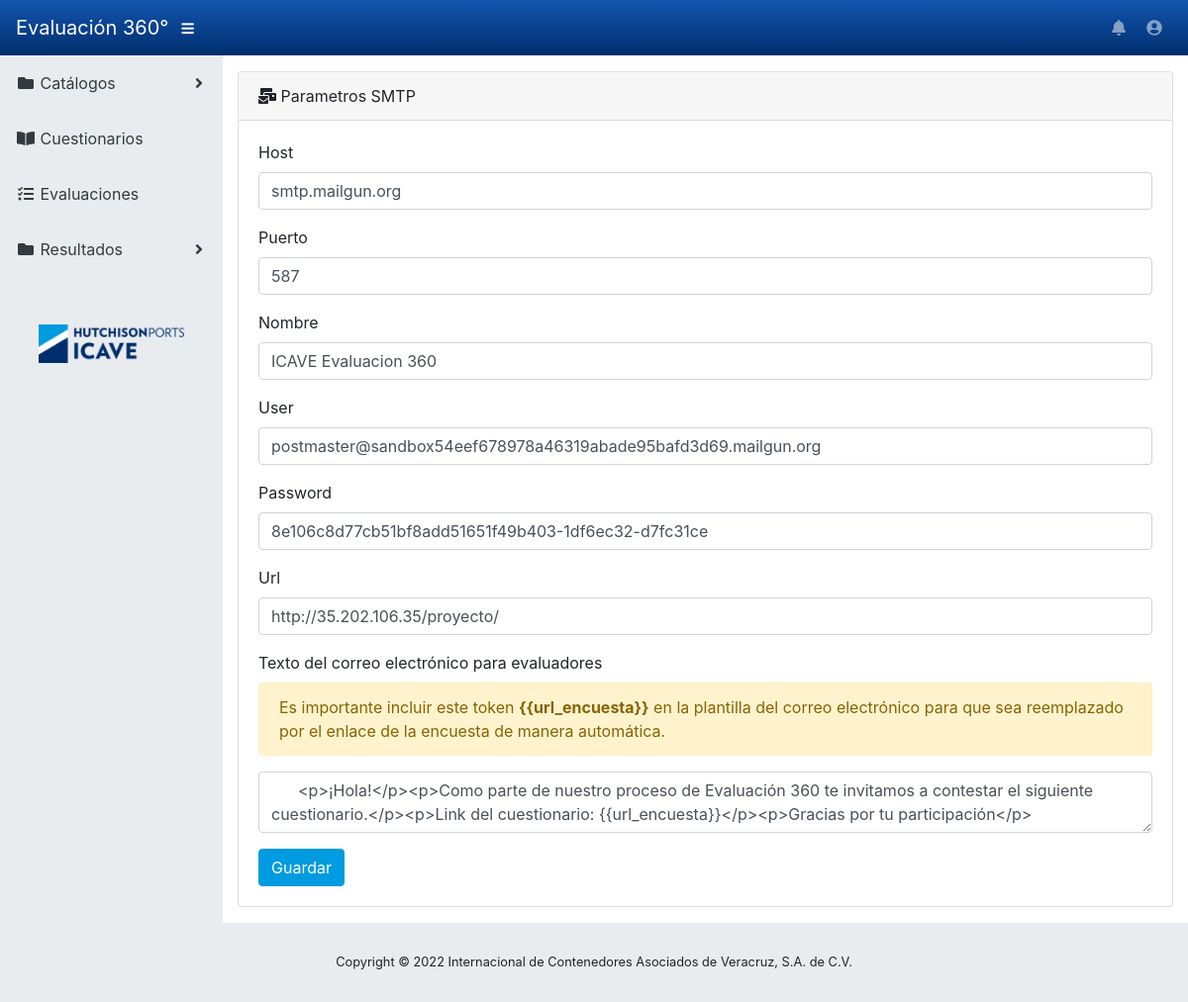
/app/admin/configuracion/email/mailConfig.php, run on the app's committed database.
### tables this page shows
CREATE TABLE `email_conf` (
  `id` int(11) NOT NULL,
  `host` varchar(100) NOT NULL,
  `port` int(5) NOT NULL,
  `username` varchar(100) NOT NULL,
  `password` varchar(100) NOT NULL,
  `email_name` varchar(100) NOT NULL,
  `content` mediumtext NOT NULL,
  `url` varchar(255) NOT NULL
);

### app/admin/configuracion/email/mailConfig.php (the view, shortened to what this page needs)
<?php
require_once '../../../../config/global.php';
require_once '../../../../config/db.php';
$sql = "SELECT host, port, username, password, email_name, content,url FROM email_conf where id = 1";
$result = $conexion->query($sql);
if ($result->num_rows > 0) {
    while($row = $result->fetch_assoc()) {
        $host = $row['host'];
        $port = $row['port'];
        $username = $row['username'];
        $password = $row['password'];
        $mailName = $row['email_name'];
        $content = $row['content'];
        $url = $row['url'];
    }
}
?>
<!DOCTYPE html>
<html lang="es">
<head>
</head>
<body id="page-top">
<div id="wrapper">
    <div id="content-wrapper">
        <div class="container-fluid">
            <div class="card mb-3">
                <div class="card-header">
                    <i class="fas fa-mail-bulk"></i>
                    Parametros SMTP
                </div>
                <div class="card-body">
                    <form action="changeEmailParameters.php" method="post">
  <div class="form-group">
       <label>Host</label>
    <input name= "host" type="form-text" class="form-control" id="mailConfigHost" value ="<?php echo $host;?>" placeholder="Host" >
  </div>
  <div class="form-group">
       <label>Puerto</label>
    <input name ="port" type="form-text" class="form-control" id="mailConfigPort" value ="<?php echo $port;?>" placeholder="Port" >
  </div>
  <div class="form-group">
       <label>Nombre</label>
    <input name="name" type="form-text" class="form-control" id="mailConfigName" value ="<?php echo $mailName;?>" placeholder="Nombre">
  </div>
  <div class="form-group">
      <label>User</label>
    <input name= "user" type="form-text" class="form-control" id="mailConfigUser" value ="<?php echo $username;?>" placeholder="User" >
  </div>
  <div class="form-group">
    <label>Password</label>
    <input name="pass" type="form-text" class="form-control" id="mailConfigPass" value ="<?php echo $password;?>" placeholder="Pass">
  </div>
   <div class="form-group">
    <label>Url</label>
    <input name="url" type="form-text" class="form-control" id="mailConfigUrl" value ="<?php echo $url;?>" placeholder="url">
  </div>
  <div class="form-group">
     <label>Texto del correo electrónico para evaluadores</label>
<div class="alert alert-warning" role="alert">
  Es importante incluir este token <strong>{{url_encuesta}}</strong> en la plantilla del correo electrónico para que sea reemplazado por el enlace de la encuesta de manera automática.
  </div>
  <textarea name="editor" class= "form-control" id="editor"  name ="editor" id="editor">
      <?php echo $content;?>
  </textarea>
</div>
  <input type="submit" value = "Guardar" class="btn btn-primary">
</form>
                    </div>
                </div>
            </div>
        </div>
    </div>
</body>
</html>

### data on the page
email_conf: host "smtp.mailgun.org", port "587", name "ICAVE Evaluacion 360", user "postmaster@sandbox54eef678978a46319abade95bafd3d69.mailgun.org", pass "8e106c8d77cb51bf8add51651f49b403-1df6ec32-d7fc31ce", url "http://35.202.106.35/proyecto/", editor "<p>¡Hola!</p><p>Como parte de nuestro proceso de Evaluación 360 te invitamos a contestar el siguiente cuestionario.</p><p>Link del cuestionario: {{url_encuesta}}</p><p>Gracias por tu participación</p>"
